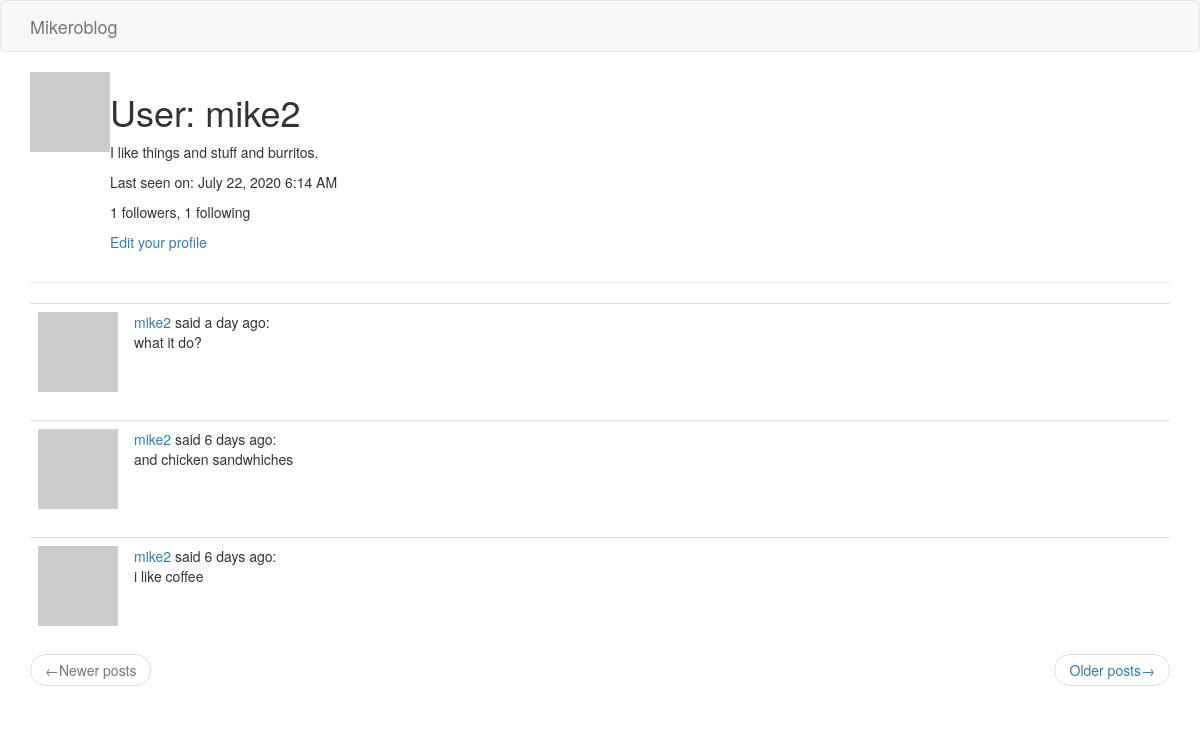
The app's page /user/mike2 (signed in), older data.
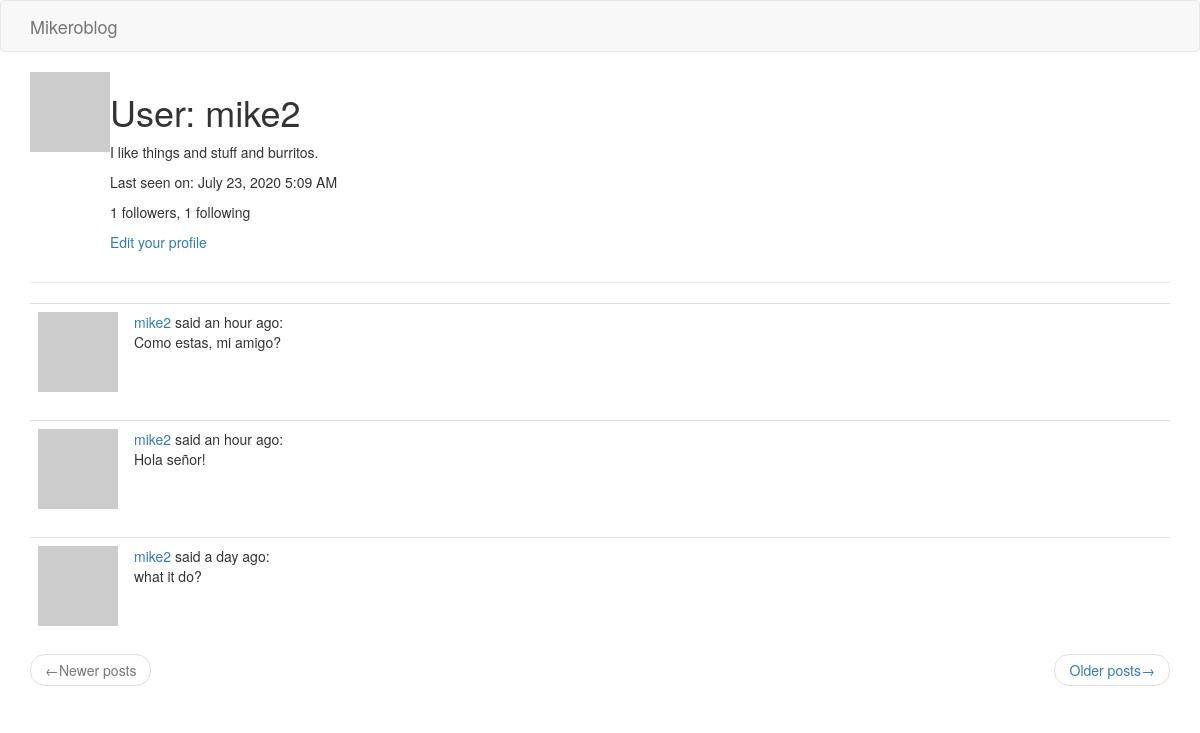
The same page, newer data.
### app/models.py (models this page shows, shortened)
class User(UserMixin, db.Model):
    id = db.Column(db.Integer, primary_key=True)
    username = db.Column(db.String(64), index=True, unique=True)
    email = db.Column(db.String(120), index=True, unique=True)
    password_hash = db.Column(db.String(128))
    posts = db.relationship('Post', backref='author', lazy='dynamic')
    about_me = db.Column(db.String(140))
    last_seen = db.Column(db.DateTime, default=datetime.utcnow)
    followed = db.relationship(
        'User',
        secondary=followers,
        primaryjoin=(followers.c.follower_id == id),
        secondaryjoin=(followers.c.followed_id == id),
        backref=db.backref('followers', lazy='dynamic'),
        lazy='dynamic'
    )
    def avatar(self, size):
        digest = md5(self.email.lower().encode('utf-8')).hexdigest()
        return f'https://www.gravatar.com/avatar/{digest}?d=identicon&s={size}'

class Post(db.Model):
    id = db.Column(db.Integer, primary_key=True)
    body = db.Column(db.String(140))
    timestamp = db.Column(db.DateTime, index=True, default=datetime.utcnow)
    user_id = db.Column(db.Integer, db.ForeignKey('user.id'))
    language = db.Column(db.String(5))

### app/routes.py (the view)
@flask_app.route('/user/<username>')
@login_required
def user(username):
    user = User.query.filter_by(username=username).first_or_404()
    page = request.args.get('page', 1, type=int)
    posts = user.posts.order_by(Post.timestamp.desc()).paginate(
        page, flask_app.config['POSTS_PER_PAGE'], False)
    next_url = url_for('user', username=user.username, page=posts.next_num) \
        if posts.has_next else None
    prev_url = url_for('user', username=user.username, page=posts.prev_num) \
        if posts.has_prev else None
    form = EmptyForm()
    return render_template('user.html', user=user, posts=posts.items, form=form,
                           next_url=next_url, prev_url=prev_url)

### app/models.py (called while the page is built)
@login.user_loader
def load_user(id):
    return User.query.get(int(id))

### app/routes.py (called while the page is built)
@flask_app.before_request
def before_request():
    if current_user.is_authenticated:
        current_user.last_seen = datetime.utcnow()
        db.session.commit()

### app/templates/user.html (shortened to what this page needs)
{% extends 'base.html' %}
{% block app_content %}
    <table>
        <tr valign='top'>
            <td><img src='{{ user.avatar(128) }}'></td>
            <td>
                <h1>User: {{ user.username }}</h1>
                {% if user.about_me %}
                    <p>{{ user.about_me }}</p>
                {% endif %}
                {% if user.last_seen %}
                    <p>Last seen on: {{ moment(user.last_seen).format('LLL') }}</p>
                {% endif %}
                <p>{{ user.followers.count() }} followers, {{ user.followed.count() }} following</p>
                {% if user == current_user %}
                    <p><a href="{{ url_for('edit_profile') }}">Edit your profile</a></p>
                {% endif %}
            </td>
        </tr>
    </table>
    <hr>
    {% for post in posts %}
        {% include '_post.html' %}
    {% endfor %}
    <nav aria-label='...'>
        <ul class='pager'>
            <li class='previous{% if not prev_url %} disabled{% endif %}'>
                <a href='{{ prev_url or "#" }}'>
                    <span aria-hidden='true'>&larr;</span>Newer posts
                </a>
            </li>
            <li class='next{% if not next_url %} disabled{% endif %}'>
                <a href='{{ next_url or "#" }}'>
                    Older posts<span aria-hidden='true'>&rarr;</span>
                </a>
            </li>
        </ul>
    </nav>
{% endblock %}

### app/templates/_post.html (shortened to what this page needs)
<table class='table table-hover'>
    <tr>
        <td width='70px'>
            <a href='{{ url_for('user', username=post.author.username) }}'>
                <img src='{{ post.author.avatar(70) }}'>
            </a>
        </td>
        <td>
            <a href='{{ url_for('user', username=post.author.username) }}'>
                {{ post.author.username }}
            </a>
            said {{ moment(post.timestamp).fromNow() }}:
            <br>
            {{ post.body }}
        </td>
    </tr>
</table>

Row changes from the older to the newer data that the page shows:
no longer on this page (row unchanged): Post: author.username "mike2", timestamp "6 days ago", body "and chicken sandwhiches"
no longer on this page (row unchanged): Post: author.username "mike2", timestamp "6 days ago", body "i like coffee"
changed User "mike2": last_seen "July 22, 2020 6:14 AM" → "July 23, 2020 5:09 AM"
added Post: author.username "mike2", timestamp "an hour ago", body "Como estas, mi amigo?"
added Post: author.username "mike2", timestamp "an hour ago", body "Hola señor!"
